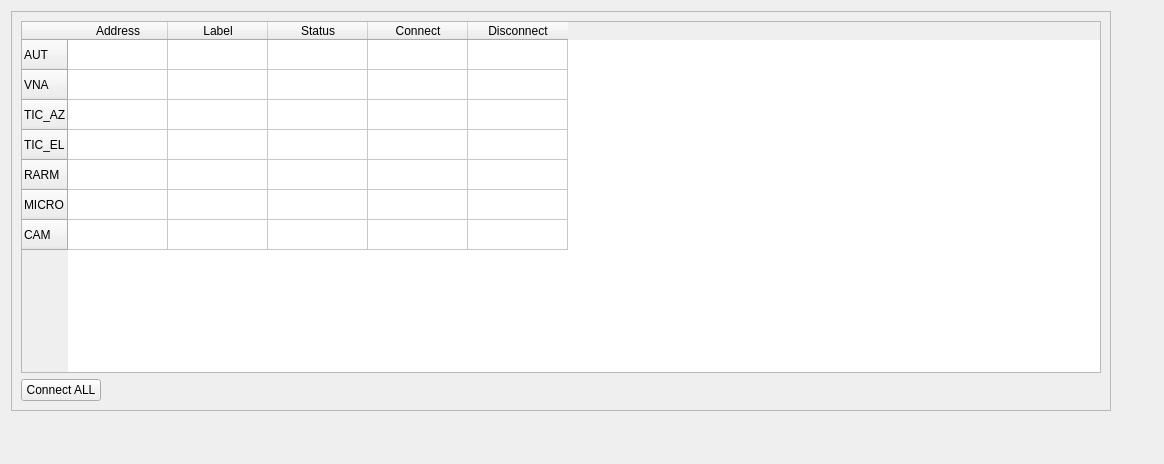
<?xml version="1.0" encoding="UTF-8"?>
<ui version="4.0">
 <class>connections</class>
 <widget class="QWidget" name="connections">
  <property name="geometry">
   <rect>
    <x>0</x>
    <y>0</y>
    <width>1164</width>
    <height>464</height>
   </rect>
  </property>
  <property name="windowTitle">
   <string>Form</string>
  </property>
  <layout class="QGridLayout" name="gridLayout" rowstretch="10,5" columnstretch="13,10">
   <item row="1" column="0">
    <spacer name="verticalSpacer">
     <property name="orientation">
      <enum>Qt::Orientation::Vertical</enum>
     </property>
     <property name="sizeHint" stdset="0">
      <size>
       <width>20</width>
       <height>40</height>
      </size>
     </property>
    </spacer>
   </item>
   <item row="0" column="0">
    <widget class="QFrame" name="frame">
     <property name="sizePolicy">
      <sizepolicy hsizetype="Preferred" vsizetype="Preferred">
       <horstretch>0</horstretch>
       <verstretch>0</verstretch>
      </sizepolicy>
     </property>
     <property name="minimumSize">
      <size>
       <width>1100</width>
       <height>400</height>
      </size>
     </property>
     <property name="frameShape">
      <enum>QFrame::Shape::StyledPanel</enum>
     </property>
     <property name="frameShadow">
      <enum>QFrame::Shadow::Raised</enum>
     </property>
     <property name="lineWidth">
      <number>0</number>
     </property>
     <layout class="QVBoxLayout" name="verticalLayout" stretch="0,0">
      <item>
       <layout class="QHBoxLayout" name="horizontalLayout_3">
        <item>
         <widget class="QTableWidget" name="tableWidget">
          <property name="sizePolicy">
           <sizepolicy hsizetype="Expanding" vsizetype="Expanding">
            <horstretch>0</horstretch>
            <verstretch>0</verstretch>
           </sizepolicy>
          </property>
          <row>
           <property name="text">
            <string>AUT</string>
           </property>
          </row>
          <row>
           <property name="text">
            <string>VNA</string>
           </property>
          </row>
          <row>
           <property name="text">
            <string>TIC_AZ</string>
           </property>
          </row>
          <row>
           <property name="text">
            <string>TIC_EL</string>
           </property>
          </row>
          <row>
           <property name="text">
            <string>RARM</string>
           </property>
          </row>
          <row>
           <property name="text">
            <string>MICRO</string>
           </property>
          </row>
          <row>
           <property name="text">
            <string>CAM</string>
           </property>
          </row>
          <column>
           <property name="text">
            <string>Address</string>
           </property>
          </column>
          <column>
           <property name="text">
            <string>Label</string>
           </property>
          </column>
          <column>
           <property name="text">
            <string>Status</string>
           </property>
          </column>
          <column>
           <property name="text">
            <string>Connect</string>
           </property>
          </column>
          <column>
           <property name="text">
            <string>Disconnect</string>
           </property>
          </column>
          <item row="0" column="0">
           <property name="text">
            <string/>
           </property>
          </item>
         </widget>
        </item>
       </layout>
      </item>
      <item>
       <layout class="QHBoxLayout" name="horizontalLayout">
        <item>
         <widget class="QPushButton" name="connect_all_btn">
          <property name="sizePolicy">
           <sizepolicy hsizetype="Preferred" vsizetype="Preferred">
            <horstretch>0</horstretch>
            <verstretch>0</verstretch>
           </sizepolicy>
          </property>
          <property name="text">
           <string>Connect ALL</string>
          </property>
         </widget>
        </item>
        <item>
         <spacer name="horizontalSpacer_2">
          <property name="orientation">
           <enum>Qt::Orientation::Horizontal</enum>
          </property>
          <property name="sizeHint" stdset="0">
           <size>
            <width>40</width>
            <height>20</height>
           </size>
          </property>
         </spacer>
        </item>
       </layout>
      </item>
     </layout>
    </widget>
   </item>
   <item row="0" column="1">
    <spacer name="horizontalSpacer_3">
     <property name="orientation">
      <enum>Qt::Orientation::Horizontal</enum>
     </property>
     <property name="sizeHint" stdset="0">
      <size>
       <width>40</width>
       <height>20</height>
      </size>
     </property>
    </spacer>
   </item>
  </layout>
 </widget>
 <resources/>
 <connections/>
</ui>
